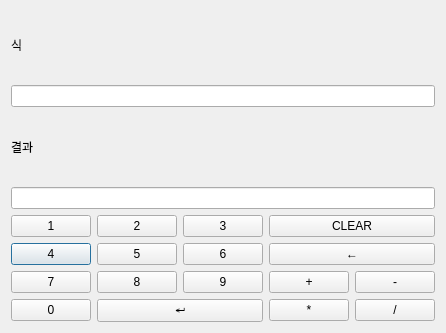
<?xml version="1.0" encoding="UTF-8"?>
<ui version="4.0">
 <class>Dialog</class>
 <widget class="QDialog" name="Dialog">
  <property name="geometry">
   <rect>
    <x>0</x>
    <y>0</y>
    <width>444</width>
    <height>333</height>
   </rect>
  </property>
  <property name="windowTitle">
   <string>계산기</string>
  </property>
  <layout class="QVBoxLayout" name="verticalLayout">
   <item>
    <widget class="QLabel" name="label">
     <property name="text">
      <string>식</string>
     </property>
    </widget>
   </item>
   <item>
    <widget class="QLineEdit" name="lineEdit"/>
   </item>
   <item>
    <widget class="QLabel" name="label_2">
     <property name="text">
      <string>결과</string>
     </property>
    </widget>
   </item>
   <item>
    <widget class="QLineEdit" name="lineEdit_2"/>
   </item>
   <item>
    <layout class="QGridLayout" name="gridLayout">
     <item row="2" column="0">
      <widget class="QPushButton" name="pushButton_2">
       <property name="text">
        <string>4</string>
       </property>
      </widget>
     </item>
     <item row="0" column="0">
      <widget class="QPushButton" name="pushButton">
       <property name="text">
        <string>1</string>
       </property>
      </widget>
     </item>
     <item row="0" column="1">
      <widget class="QPushButton" name="pushButton_5">
       <property name="text">
        <string>2</string>
       </property>
      </widget>
     </item>
     <item row="5" column="0">
      <widget class="QPushButton" name="pushButton_4">
       <property name="text">
        <string>0</string>
       </property>
      </widget>
     </item>
     <item row="4" column="0">
      <widget class="QPushButton" name="pushButton_3">
       <property name="text">
        <string>7</string>
       </property>
      </widget>
     </item>
     <item row="0" column="2">
      <widget class="QPushButton" name="pushButton_6">
       <property name="text">
        <string>3</string>
       </property>
      </widget>
     </item>
     <item row="2" column="1">
      <widget class="QPushButton" name="pushButton_9">
       <property name="text">
        <string>5</string>
       </property>
      </widget>
     </item>
     <item row="2" column="2">
      <widget class="QPushButton" name="pushButton_10">
       <property name="text">
        <string>6</string>
       </property>
      </widget>
     </item>
     <item row="4" column="1">
      <widget class="QPushButton" name="pushButton_11">
       <property name="text">
        <string>8</string>
       </property>
      </widget>
     </item>
     <item row="4" column="2">
      <widget class="QPushButton" name="pushButton_13">
       <property name="text">
        <string>9</string>
       </property>
      </widget>
     </item>
     <item row="4" column="3">
      <widget class="QPushButton" name="pushButton_16">
       <property name="text">
        <string>+</string>
       </property>
      </widget>
     </item>
     <item row="5" column="3">
      <widget class="QPushButton" name="pushButton_17">
       <property name="text">
        <string>*</string>
       </property>
      </widget>
     </item>
     <item row="4" column="4">
      <widget class="QPushButton" name="pushButton_19">
       <property name="text">
        <string>-</string>
       </property>
      </widget>
     </item>
     <item row="5" column="4">
      <widget class="QPushButton" name="pushButton_20">
       <property name="text">
        <string>/</string>
       </property>
      </widget>
     </item>
     <item row="0" column="3" colspan="2">
      <widget class="QPushButton" name="pushButton_7">
       <property name="text">
        <string>CLEAR</string>
       </property>
      </widget>
     </item>
     <item row="5" column="1" colspan="2">
      <widget class="QPushButton" name="pushButton_14">
       <property name="text">
        <string>↵</string>
       </property>
      </widget>
     </item>
     <item row="2" column="3" colspan="2">
      <widget class="QPushButton" name="pushButton_18">
       <property name="text">
        <string>←</string>
       </property>
      </widget>
     </item>
    </layout>
   </item>
  </layout>
 </widget>
 <resources/>
 <connections/>
</ui>
